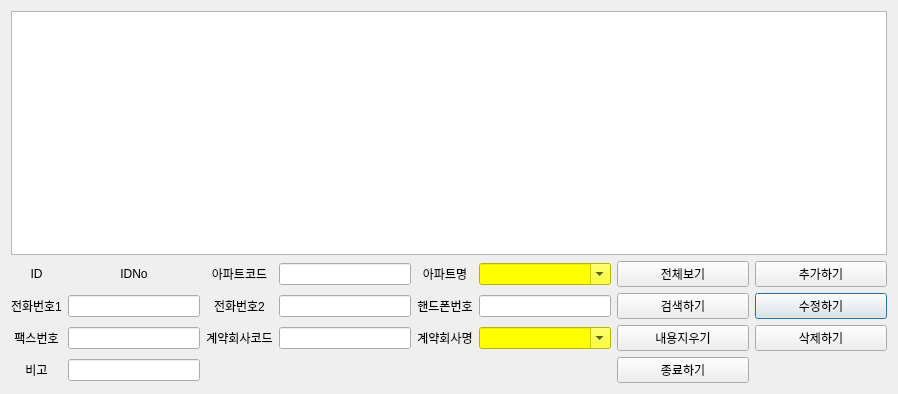
<?xml version="1.0" encoding="UTF-8"?>
<ui version="4.0">
 <class>AptContactDialog</class>
 <widget class="QDialog" name="AptContactDialog">
  <property name="geometry">
   <rect>
    <x>0</x>
    <y>0</y>
    <width>898</width>
    <height>394</height>
   </rect>
  </property>
  <property name="windowTitle">
   <string>아파트 연락처</string>
  </property>
  <layout class="QGridLayout" name="gridLayout_2">
   <item row="0" column="0">
    <layout class="QGridLayout" name="gridLayout">
     <item row="2" column="7">
      <widget class="QPushButton" name="pb_aptcontact_update">
       <property name="sizePolicy">
        <sizepolicy hsizetype="Expanding" vsizetype="Fixed">
         <horstretch>0</horstretch>
         <verstretch>0</verstretch>
        </sizepolicy>
       </property>
       <property name="text">
        <string>수정하기</string>
       </property>
      </widget>
     </item>
     <item row="2" column="6">
      <widget class="QPushButton" name="pb_aptcontact_search">
       <property name="sizePolicy">
        <sizepolicy hsizetype="Expanding" vsizetype="Fixed">
         <horstretch>0</horstretch>
         <verstretch>0</verstretch>
        </sizepolicy>
       </property>
       <property name="text">
        <string>검색하기</string>
       </property>
      </widget>
     </item>
     <item row="3" column="6">
      <widget class="QPushButton" name="pb_aptcontact_clear_data">
       <property name="sizePolicy">
        <sizepolicy hsizetype="Expanding" vsizetype="Fixed">
         <horstretch>0</horstretch>
         <verstretch>0</verstretch>
        </sizepolicy>
       </property>
       <property name="text">
        <string>내용지우기</string>
       </property>
      </widget>
     </item>
     <item row="2" column="3">
      <widget class="QLineEdit" name="entry_aptcontact_tel02"/>
     </item>
     <item row="2" column="2">
      <widget class="QLabel" name="label_5">
       <property name="text">
        <string>전화번호2</string>
       </property>
       <property name="alignment">
        <set>Qt::AlignCenter</set>
       </property>
      </widget>
     </item>
     <item row="1" column="5">
      <widget class="QComboBox" name="cb_aptcontact_aname">
       <property name="sizePolicy">
        <sizepolicy hsizetype="Expanding" vsizetype="Fixed">
         <horstretch>0</horstretch>
         <verstretch>0</verstretch>
        </sizepolicy>
       </property>
       <property name="styleSheet">
        <string notr="true">background-color: rgb(255, 255, 0);</string>
       </property>
       <property name="editable">
        <bool>true</bool>
       </property>
      </widget>
     </item>
     <item row="1" column="3">
      <widget class="QLineEdit" name="entry_aptcontact_code"/>
     </item>
     <item row="1" column="2">
      <widget class="QLabel" name="label_2">
       <property name="text">
        <string>아파트코드</string>
       </property>
       <property name="alignment">
        <set>Qt::AlignCenter</set>
       </property>
      </widget>
     </item>
     <item row="3" column="7">
      <widget class="QPushButton" name="pb_aptcontact_delete">
       <property name="sizePolicy">
        <sizepolicy hsizetype="Expanding" vsizetype="Fixed">
         <horstretch>0</horstretch>
         <verstretch>0</verstretch>
        </sizepolicy>
       </property>
       <property name="text">
        <string>삭제하기</string>
       </property>
      </widget>
     </item>
     <item row="1" column="7">
      <widget class="QPushButton" name="pb_aptcontact_insert">
       <property name="sizePolicy">
        <sizepolicy hsizetype="Expanding" vsizetype="Fixed">
         <horstretch>0</horstretch>
         <verstretch>0</verstretch>
        </sizepolicy>
       </property>
       <property name="text">
        <string>추가하기</string>
       </property>
      </widget>
     </item>
     <item row="1" column="1">
      <widget class="QLabel" name="lbl_aptcontact_id">
       <property name="text">
        <string>IDNo</string>
       </property>
       <property name="alignment">
        <set>Qt::AlignCenter</set>
       </property>
      </widget>
     </item>
     <item row="1" column="0">
      <widget class="QLabel" name="label">
       <property name="text">
        <string>ID</string>
       </property>
       <property name="alignment">
        <set>Qt::AlignCenter</set>
       </property>
      </widget>
     </item>
     <item row="2" column="1">
      <widget class="QLineEdit" name="entry_aptcontact_tel01"/>
     </item>
     <item row="1" column="6">
      <widget class="QPushButton" name="pb_aptcontact_show">
       <property name="sizePolicy">
        <sizepolicy hsizetype="Expanding" vsizetype="Fixed">
         <horstretch>0</horstretch>
         <verstretch>0</verstretch>
        </sizepolicy>
       </property>
       <property name="text">
        <string>전체보기</string>
       </property>
      </widget>
     </item>
     <item row="2" column="0">
      <widget class="QLabel" name="label_4">
       <property name="text">
        <string>전화번호1</string>
       </property>
       <property name="alignment">
        <set>Qt::AlignCenter</set>
       </property>
      </widget>
     </item>
     <item row="1" column="4">
      <widget class="QLabel" name="label_3">
       <property name="text">
        <string>아파트명</string>
       </property>
       <property name="alignment">
        <set>Qt::AlignCenter</set>
       </property>
      </widget>
     </item>
     <item row="4" column="6">
      <widget class="QPushButton" name="pb_aptcontact_close">
       <property name="sizePolicy">
        <sizepolicy hsizetype="Expanding" vsizetype="Fixed">
         <horstretch>0</horstretch>
         <verstretch>0</verstretch>
        </sizepolicy>
       </property>
       <property name="text">
        <string>종료하기</string>
       </property>
      </widget>
     </item>
     <item row="4" column="0">
      <widget class="QLabel" name="label_8">
       <property name="text">
        <string>비고</string>
       </property>
       <property name="alignment">
        <set>Qt::AlignCenter</set>
       </property>
      </widget>
     </item>
     <item row="4" column="1">
      <widget class="QLineEdit" name="entry_aptcontact_remark"/>
     </item>
     <item row="2" column="4">
      <widget class="QLabel" name="label_9">
       <property name="text">
        <string>핸드폰번호</string>
       </property>
       <property name="alignment">
        <set>Qt::AlignCenter</set>
       </property>
      </widget>
     </item>
     <item row="2" column="5">
      <widget class="QLineEdit" name="entry_aptcontact_mpno"/>
     </item>
     <item row="3" column="5">
      <widget class="QComboBox" name="cb_aptcontact_cicname">
       <property name="sizePolicy">
        <sizepolicy hsizetype="Expanding" vsizetype="Fixed">
         <horstretch>0</horstretch>
         <verstretch>0</verstretch>
        </sizepolicy>
       </property>
       <property name="styleSheet">
        <string notr="true">background-color: rgb(255, 255, 0);</string>
       </property>
       <property name="editable">
        <bool>true</bool>
       </property>
      </widget>
     </item>
     <item row="3" column="4">
      <widget class="QLabel" name="label_7">
       <property name="text">
        <string>계약회사명</string>
       </property>
       <property name="alignment">
        <set>Qt::AlignCenter</set>
       </property>
      </widget>
     </item>
     <item row="3" column="3">
      <widget class="QLineEdit" name="entry_aptcontact_cic"/>
     </item>
     <item row="3" column="2">
      <widget class="QLabel" name="label_6">
       <property name="text">
        <string>계약회사코드</string>
       </property>
       <property name="alignment">
        <set>Qt::AlignCenter</set>
       </property>
      </widget>
     </item>
     <item row="3" column="0">
      <widget class="QLabel" name="label_10">
       <property name="text">
        <string>팩스번호</string>
       </property>
       <property name="alignment">
        <set>Qt::AlignCenter</set>
       </property>
      </widget>
     </item>
     <item row="3" column="1">
      <widget class="QLineEdit" name="entry_aptcontact_faxno"/>
     </item>
     <item row="0" column="0" colspan="8">
      <widget class="QTableView" name="tv_aptcontact">
       <property name="sizePolicy">
        <sizepolicy hsizetype="Expanding" vsizetype="Expanding">
         <horstretch>0</horstretch>
         <verstretch>1</verstretch>
        </sizepolicy>
       </property>
      </widget>
     </item>
    </layout>
   </item>
  </layout>
 </widget>
 <resources/>
 <connections/>
</ui>
